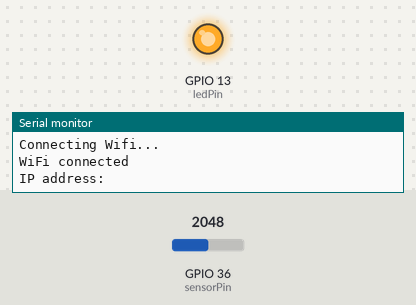
A sketch run on a simulated ESP32. On the bench: output pins drawn as LEDs (lit = HIGH), the last lines printed to the serial monitor. The test bench sets the inputs (shaded band); at power-on: GPIO 36 (sensorPin) = 2048. WiFi joins after 1.5 s; servers stay silent unless stated; uploads are accepted with an empty reply.

Above: at 2.5 s.
At 6.7 s:
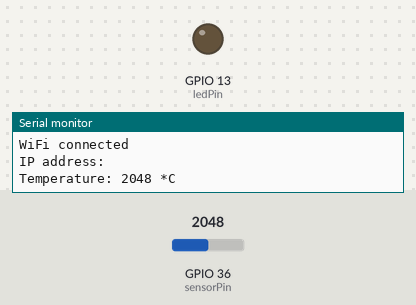
Timing chart, 0 to 12.4 s (numbered marks = the images above):
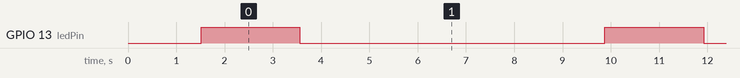

Measured:
- by itself, GPIO 13 (ledPin): alternates HIGH for 2.0 s and LOW for 6.3 s

The sketch:

Conexao_e_envio_de_dados_para_Mysql.ino
```cpp
/*
 *  This sketch trys to Connect to the best AP based on a given list
 *
 */


#include <SPI.h>
#include <WiFi.h>
#include <WiFiMulti.h>
#include <Ethernet.h>
#include <MySQL_Connection.h>
#include <MySQL_Cursor.h>

const char* host = "modernistic-discrep.000webhostapp.com";

//#include <WiFiNINA.h>
int temperature = 2022;
int sensorPin = A0;   // select the input pin for the potentiometer
int ledPin = 13;      // select the pin for the LED
int sensorValue = 0;  // variable to store the value coming from the sensor


byte mac_addr[] = { 0xDE, 0xAD, 0xBE, 0xEF, 0xFE, 0xED };

// DECLARAÇÃO DE VARIÁVEIS PARA MySQL
IPAddress server_addr(85, 10, 205, 173);  // IP of the MySQL *server* here
char user[] = "iot_tiburi";              // MySQL user login username
char password[] = "iot_tiburi";          // MySQL user login password

WiFiMulti wifiMulti;

void setup(){
   pinMode(ledPin, OUTPUT);
    Serial.begin(115200);
    delay(10);
    while (!Serial) {
     // ESPERA O SERIAL ESTAR PRONTO
    }

    pinMode(ledPin, OUTPUT);

    wifiMulti.addAP("Fabio Oi Fibra", "10010110");
    // wifiMulti.addAP("ssid_from_AP_2", "your_password_for_AP_2");
    //wifiMulti.addAP("ssid_from_AP_3", "your_password_for_AP_3");

    Serial.println("Connecting Wifi...");

    if(wifiMulti.run() == WL_CONNECTED) {
        Serial.println("");
        Serial.println("WiFi connected");
        Serial.println("IP address: ");
    }
      else{
      Serial.println("WiFi not connected!!!!!!!!!");
      }

  }

void loop(){
  // read the value from the sensor:
  temperature = analogRead(sensorPin);
  // turn the ledPin on
  digitalWrite(ledPin, HIGH);
  // stop the program for <sensorValue> milliseconds:
  delay(temperature);
  // turn the ledPin off:
  digitalWrite(ledPin, LOW);
  // stop the program for for <sensorValue> milliseconds:
  delay(temperature);


  //if(isnan(temperature) || isnan(humidity)){
  //  Serial.println("Failed to read DHT11");
  //}else{
    Serial.print("Temperature: ");
    Serial.print(temperature);
    Serial.println(" *C");
    delay(3000);
  //}

    Serial.print("connecting to ");
    Serial.println(host);

    // Use WiFiClient class to create TCP connections
    WiFiClient client;
    const int httpPort = 80;

   if (!client.connect(host, httpPort)) {
   Serial.println("connection failed");
   return;
   }


// This will send the request to the server
 client.print(String("GET /index.php?") +
                          ("&temperature=") + temperature +
                           " HTTP/1.1\r\n" +
                 "Host: " + host + "\r\n" +
                 "Connection: close\r\n\r\n");

   unsigned long timeout = millis();
    while (client.available() == 0) {
        if (millis() - timeout > 1000) {
            Serial.println(">>> Client Timeout !");
            client.stop();
            return;
        }
    }

    // Read all the lines of the reply from server and print them to Serial
    while(client.available()) {
        String line = client.readStringUntil('\r');
        Serial.print(line);

    }

    Serial.println();
    Serial.println("closing connection");
}
```
